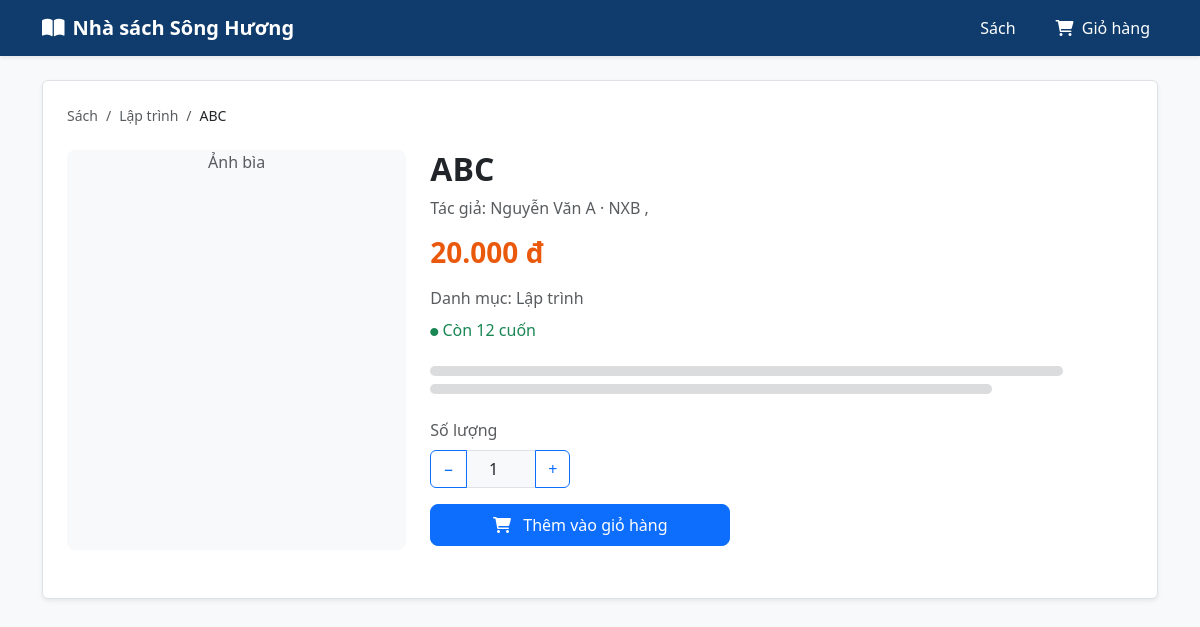
Screenshot of /book/1 with the database file from the repository.
### bai_tap/nha_sach_song_huong/models.py (models this page shows)
class Category(db.Model):
    id = db.Column(db.Integer, primary_key=True)
    name = db.Column(db.String(100), unique=True, nullable=False)
    books = db.relationship('Book', backref='category', lazy=True)

class Book(db.Model):
    id = db.Column(db.Integer, primary_key=True)
    title = db.Column(db.String(200), unique=True, nullable=False)
    author = db.Column(db.String(200), nullable=False)
    category_id = db.Column(db.Integer, db.ForeignKey('category.id'), nullable=False)
    price = db.Column(db.Integer, nullable=False)
    stock = db.Column(db.Integer, nullable=False, default=0)
    year = db.Column(db.Integer)
    description = db.Column(db.Text)
    image = db.Column(db.String(200))
    order_items = db.relationship('OrderItem', backref='book', lazy=True)

### bai_tap/nha_sach_song_huong/app.py (the view)
@app.route('/book/<int:id>')
def book_detail(id):
    book = Book.query.get_or_404(id)
    cart = session.get('cart', {})
    in_cart = cart.get(str(id), 0)
    max_add = book.stock - in_cart
    return render_template('store/book_detail.html', book=book, in_cart=in_cart, max_add=max_add)

### bai_tap/nha_sach_song_huong/app.py (called while the page is built)
@app.context_processor
def inject_cart_count():
    cart = session.get('cart', {})
    cart_count = sum(cart.values())
    return dict(cart_count=cart_count)

@app.context_processor
def inject_admin_badges():
    pending_count = Order.query.filter_by(status='Chờ xác nhận').count()
    return dict(pending_count=pending_count)

### bai_tap/nha_sach_song_huong/templates/store/book_detail.html (shortened to what this page needs)
{% extends 'layout.html' %}
{% block content %}
<nav aria-label="breadcrumb" class="mb-4 small">
    <ol class="breadcrumb">
        <li class="breadcrumb-item"><a href="{{ url_for('books') }}" class="text-muted text-decoration-none">Sách</a></li>
        <li class="breadcrumb-item"><a href="{{ url_for('books', category_id=book.category_id) }}" class="text-muted text-decoration-none">{{ book.category.name }}</a></li>
        <li class="breadcrumb-item active text-dark" aria-current="page">{{ book.title }}</li>
    </ol>
</nav>
<div class="row">
    <div class="col-md-4 mb-4">
        <div class="card border-0 bg-light rounded-3" style="min-height: 400px;">
            {% if book.image %}
                <img src="{{ url_for('static', filename='uploads/' + book.image) }}" class="img-fluid rounded-3 p-3 w-100 h-100 object-fit-contain" alt="{{ book.title }}">
            {% else %}
                <div class="d-flex align-items-center justify-content-center h-100 text-muted">Ảnh bìa</div>
            {% endif %}
        </div>
    </div>
    <div class="col-md-8">
        <h2 class="fw-bold mb-2">{{ book.title }}</h2>
        <p class="text-muted mb-3">Tác giả: {{ book.author }} &middot; NXB {{ book.publisher }}, {{ book.publish_year }}</p>
        <h3 class="fw-bold text-orange mb-3" style="color: #ea580c;">{{ "{:,.0f}".format(book.price).replace(',', '.') }} đ</h3>
        <p class="text-muted mb-2">Danh mục: {{ book.category.name }}</p>
        <p class="mb-4">
            <span class="text-success"><i class="fas fa-circle" style="font-size: 8px; vertical-align: middle;"></i> Còn {{ book.stock }} cuốn</span>
        </p>
        <div class="mb-4">
            <div class="bg-secondary bg-opacity-25 rounded mb-2" style="height: 10px; width: 90%;"></div>
            <div class="bg-secondary bg-opacity-25 rounded" style="height: 10px; width: 80%;"></div>
        </div>
        <div class="mt-4" style="max-width: 300px;">
            <p class="mb-2 text-muted">Số lượng</p>
            <form action="{{ url_for('add_to_cart', book_id=book.id) }}" method="POST">
                <div class="d-flex align-items-center mb-3">
                    <div class="input-group" style="width: 140px;">
                        <button class="btn btn-outline-primary" type="button" onclick="changeQty(-1)" {% if max_add <= 0 %}disabled{% endif %}>−</button>
                        <input type="number" class="form-control text-center bg-light" id="qtyInput" name="quantity" value="1" min="1" max="{{ max_add }}" readonly>
                        <button class="btn btn-outline-primary" type="button" onclick="changeQty(1)" {% if max_add <= 0 %}disabled{% endif %}>+</button>
                    </div>
                </div>
                <button type="submit" class="btn btn-primary w-100 rounded-3 py-2" {% if max_add <= 0 %}disabled{% endif %}>
                    <i class="fas fa-shopping-cart me-2"></i> Thêm vào giỏ hàng
                </button>
            </form>
        </div>
    </div>
</div>
{% endblock %}

### bai_tap/nha_sach_song_huong/templates/layout.html (style rules this page uses)
body { background-color: #f8f9fa; }
.text-orange { color: #ea580c !important; }

### rows the page displays
Category: category.name "Lập trình"
Book: title "ABC", author "Nguyễn Văn A", price "20.000", stock "12"
